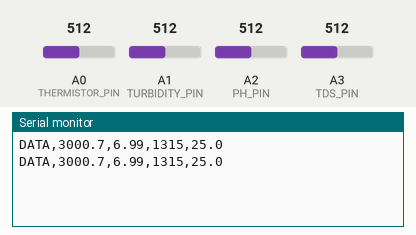
Recording of a program running on a simulated Arduino Uno, built with avr-gcc and run on an emulated ATmega328P. Shown: the last lines printed to the serial monitor. The inputs (shaded band) are chosen by the test bench; at power-on: A0 (THERMISTOR_PIN) = 512, A1 (TURBIDITY_PIN) = 512, A2 (PH_PIN) = 512, A3 (TDS_PIN) = 512.

Above: at 1.7 s.
1.8 s: A0 (THERMISTOR_PIN) set to 716
At 3.1 s:
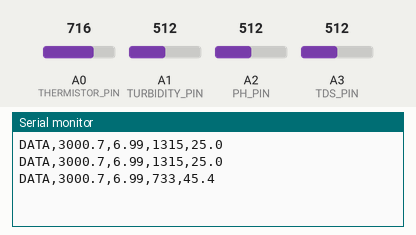
3.3 s: A1 (TURBIDITY_PIN) set to 716
At 4.0 s:
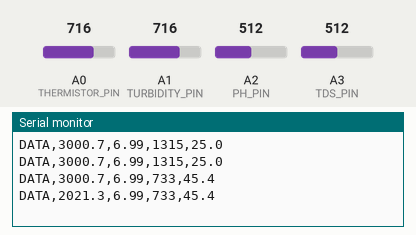
4.8 s: A2 (PH_PIN) set to 716
At 4.8 s:
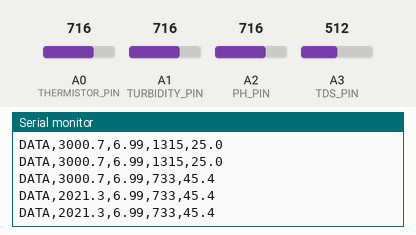
6.3 s: A3 (TDS_PIN) set to 716
At 7.6 s:
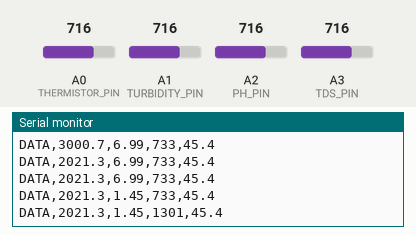
7.8 s: A0 (THERMISTOR_PIN) set to 992
At 8.7 s:
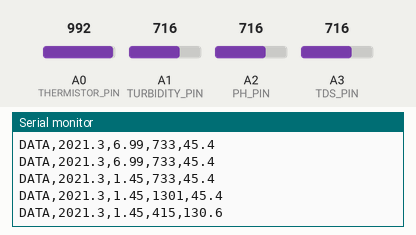
9.3 s: A1 (TURBIDITY_PIN) set to 992
At 10.8 s:
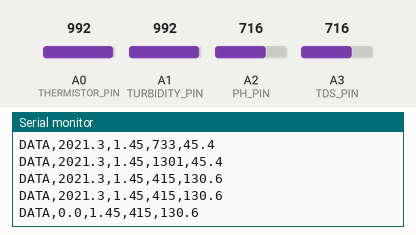
Timing chart, 0 to 11.8 s (numbered marks = the images above; inputs shaded):
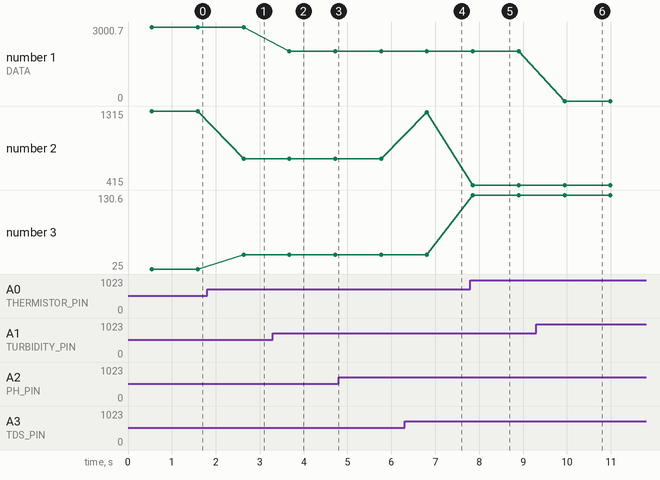

Measured:
- after the input at 1.8 s, the serial monitor: prints a new line after 0.83 s (image 1)
- after the input at 3.3 s, the serial monitor: prints a new line after 0.38 s (image 2)
- after the input at 6.3 s, the serial monitor: prints a new line after 0.51 s (image 4)
- after the input at 7.8 s, the serial monitor: prints a new line after 0.06 s (image 5)
- after the input at 9.3 s, the serial monitor: prints a new line after 0.64 s (image 6)
- plotted number 1: 3000.7 → 2021.3 after the input at 3.3 s, 2021.3 → 0 after the input at 9.3 s
- plotted number 2: 1315 → 733 after the input at 1.8 s, 733 → 1301 after the input at 6.3 s, 1301 → 415 after the input at 7.8 s
- plotted number 3: 25 → 45.4 after the input at 1.8 s, 45.4 → 130.6 after the input at 7.8 s

The program:

main.cpp
```cpp
#include <Arduino.h>
// Arduino Uno — сбор данных с 4 датчиков
// Отправляет только подключённые датчики, остальные помечает как "--"
// Формат: DATA,мутность,pH,TDS,температура
// Например: DATA,15.3,7.02,--,24.5  (TDS не подключён)

#define TURBIDITY_PIN  A1
#define PH_PIN         A2
#define TDS_PIN        A3
#define THERMISTOR_PIN A0

#define THERMISTOR_NOMINAL 10000
#define TEMPERATURE_NOMINAL 25
#define B_COEFFICIENT 3950
#define SERIES_RESISTOR 10000

// --- Проверка: датчик подключён? ---
// Делаем 5 замеров, смотрим разброс.
// Если разброс большой — вход "плавает", датчик не подключён.
bool isSensorConnected(int pin) {
  int minVal = 1023, maxVal = 0;
  for (int i = 0; i < 5; i++) {
    int v = analogRead(pin);
    if (v < minVal) minVal = v;
    if (v > maxVal) maxVal = v;
    delay(2);
  }
  // Если разброс больше 50 — это шум, датчик не подключён
  return (maxVal - minVal) < 50;
}

// --- Термистор ---
float readTemperature() {
  int adc = analogRead(THERMISTOR_PIN);
  if (adc == 0 || adc >= 1023) return -999;
  float resistance = SERIES_RESISTOR * (1023.0 / adc - 1.0);
  float steinhart = resistance / THERMISTOR_NOMINAL;
  steinhart = log(steinhart);
  steinhart /= B_COEFFICIENT;
  steinhart += 1.0 / (TEMPERATURE_NOMINAL + 273.15);
  steinhart = 1.0 / steinhart;
  steinhart -= 273.15;
  return steinhart;
}

// --- Мутность ---
float readTurbidity() {
  int adc = analogRead(TURBIDITY_PIN);
  float voltage = adc * (5.0 / 1023.0);
  float ntu = -1120.4 * voltage * voltage + 5742.3 * voltage - 4352.9;
  if (ntu < 0) ntu = 0;
  return ntu;
}

// --- pH ---
float readPH() {
  int adc = analogRead(PH_PIN);
  float voltage = adc * (5.0 / 1023.0);
  float ph = 7.0 + ((2.5 - voltage) / 0.18);
  return ph;
}

// --- TDS ---
float readTDS(float temperature) {
  int adc = analogRead(TDS_PIN);
  float voltage = adc * (5.0 / 1023.0);
  float compensation = 1.0 + 0.02 * (temperature - 25.0);
  float vComp = voltage / compensation;
  float tds = (133.42 * vComp * vComp * vComp
             - 255.86 * vComp * vComp
             + 857.39 * vComp) * 0.5;
  if (tds < 0) tds = 0;
  return tds;
}

void setup() {
  Serial.begin(9600);
  delay(500);
}

void loop() {
  // Проверяем подключение датчиков
  bool turbOK = isSensorConnected(TURBIDITY_PIN);
  bool phOK   = isSensorConnected(PH_PIN);
  bool tdsOK  = isSensorConnected(TDS_PIN);
  bool tempOK = isSensorConnected(THERMISTOR_PIN);

  // Читаем значения
  float temp = tempOK ? readTemperature() : -999;
  float turb = turbOK ? readTurbidity()   : -1;
  float ph   = phOK   ? readPH()          : -1;
  float tds  = tdsOK  ? readTDS(temp)     : -1;

  // Формируем строку
  Serial.print("DATA,");

  if (turbOK) { Serial.print(turb, 1); } else { Serial.print("--"); }
  Serial.print(",");

  if (phOK) { Serial.print(ph, 2); } else { Serial.print("--"); }
  Serial.print(",");

  if (tdsOK) { Serial.print(tds, 0); } else { Serial.print("--"); }
  Serial.print(",");

  if (tempOK && temp > -100) { Serial.println(temp, 1); } else { Serial.println("--"); }

  delay(1000);
}
```
